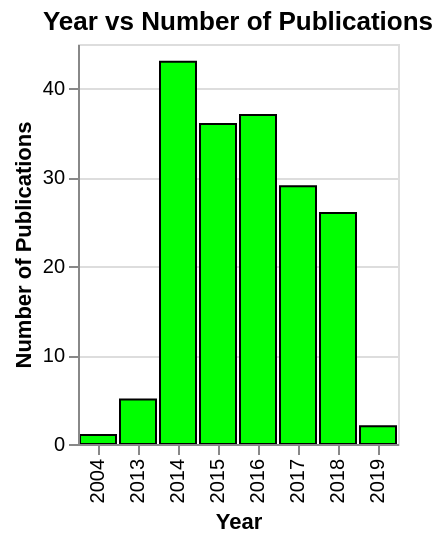

Describe this chart as a Vega-Lite specification.
### Vega specification from a JSON file in a GitHub repository (floating-point values rounded to 4 significant figures; data arrays with more than 128 entries replaced by an {"elided": "..."} marker saying what was removed)
{"$schema": "https://vega.github.io/schema/vega/v5.json", "autosize": "pad", "padding": 5, "height": 200, "title": {"text": "Year vs Number of Publications", "frame": "group"}, "style": "cell", "data": [{"name": "select_store"}, {"name": "highlight_store"}, {"name": "source_0", "values": {"elided": "179 records"}}, {"name": "data_0", "source": "source_0", "transform": [{"type": "identifier", "as": "_vgsid_"}, {"type": "aggregate", "groupby": ["year"], "ops": ["count"], "fields": [null], "as": ["__count"]}, {"type": "identifier", "as": "_vgsid_"}]}], "signals": [{"name": "x_step", "value": 20}, {"name": "width", "update": "bandspace(domain('x').length, 0.1, 0.05) * x_step"}, {"name": "unit", "value": {}, "on": [{"events": "mousemove", "update": "isTuple(group()) ? group() : unit"}]}, {"name": "select", "update": "vlSelectionResolve(\"select_store\")"}, {"name": "highlight", "update": "vlSelectionResolve(\"highlight_store\")"}, {"name": "select_tuple", "on": [{"events": [{"source": "scope", "type": "click"}], "update": "datum && item().mark.marktype !== 'group' ? {unit: \"\", fields: select_tuple_fields, values: [(item().isVoronoi ? datum.datum : datum)[\"_vgsid_\"]]} : null", "force": true}, {"events": [{"source": "scope", "type": "dblclick"}], "update": "null"}]}, {"name": "select_tuple_fields", "value": [{"type": "E", "field": "_vgsid_"}]}, {"name": "select_toggle", "value": false, "on": [{"events": [{"source": "scope", "type": "click"}], "update": "event.shiftKey"}, {"events": [{"source": "scope", "type": "dblclick"}], "update": "false"}]}, {"name": "select_modify", "update": "modify(\"select_store\", select_toggle ? null : select_tuple, select_toggle ? null : true, select_toggle ? select_tuple : null)"}, {"name": "highlight_tuple", "on": [{"events": [{"source": "scope", "type": "mouseover"}], "update": "datum && item().mark.marktype !== 'group' ? {unit: \"\", fields: highlight_tuple_fields, values: [(item().isVoronoi ? datum.datum : datum)[\"_vgsid_\"]]} : null", "force": true}, {"events": [{"source": "scope", "type": "dblclick"}], "update": "null"}]}, {"name": "highlight_tuple_fields", "value": [{"type": "E", "field": "_vgsid_"}]}, {"name": "highlight_modify", "update": "modify(\"highlight_store\", highlight_tuple, true)"}], "marks": [{"name": "marks", "type": "rect", "style": ["bar"], "from": {"data": "data_0"}, "encode": {"update": {"fill": {"value": "#00FF00"}, "stroke": {"value": "black"}, "cursor": {"value": "pointer"}, "fillOpacity": [{"test": "!(length(data(\"select_store\"))) || (vlSelectionTest(\"select_store\", datum))", "value": 1}, {"value": 0.3}], "tooltip": {"signal": "{\"Year\": ''+datum[\"year\"], \"Number of Publications\": format(datum[\"__count\"], \"\")}"}, "x": {"scale": "x", "field": "year"}, "width": {"scale": "x", "band": true}, "y": {"scale": "y", "field": "__count"}, "y2": {"scale": "y", "value": 0}}}}], "scales": [{"name": "x", "type": "band", "domain": {"data": "data_0", "field": "year", "sort": true}, "range": {"step": {"signal": "x_step"}}, "paddingInner": 0.1, "paddingOuter": 0.05}, {"name": "y", "type": "linear", "domain": {"data": "data_0", "field": "__count"}, "range": [{"signal": "height"}, 0], "nice": true, "zero": true}], "axes": [{"scale": "x", "orient": "bottom", "grid": false, "title": "Year", "labelAlign": "right", "labelAngle": 270, "labelBaseline": "middle", "zindex": 1}, {"scale": "y", "orient": "left", "grid": false, "title": "Number of Publications", "labelOverlap": true, "tickCount": {"signal": "ceil(height/40)"}, "zindex": 1}, {"scale": "y", "orient": "left", "gridScale": "x", "grid": true, "tickCount": {"signal": "ceil(height/40)"}, "domain": false, "labels": false, "maxExtent": 0, "minExtent": 0, "ticks": false, "zindex": 0}]}
